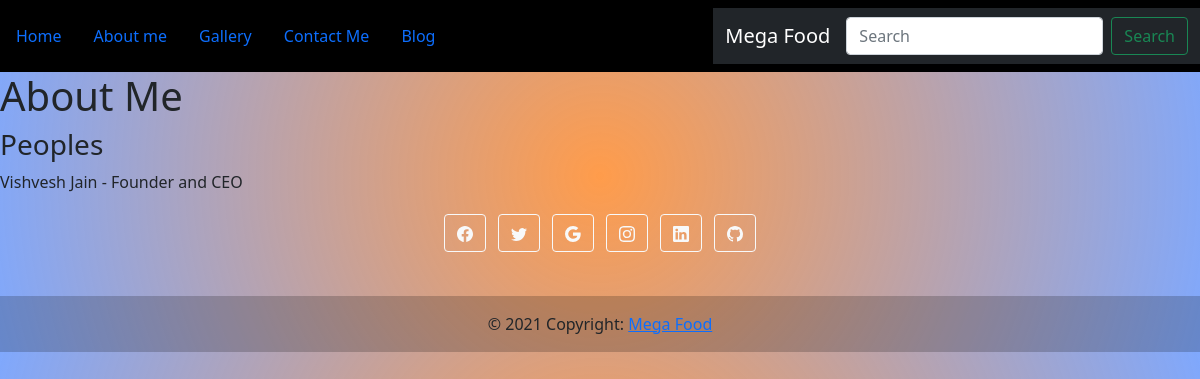
Page /about/ on the earlier database version.
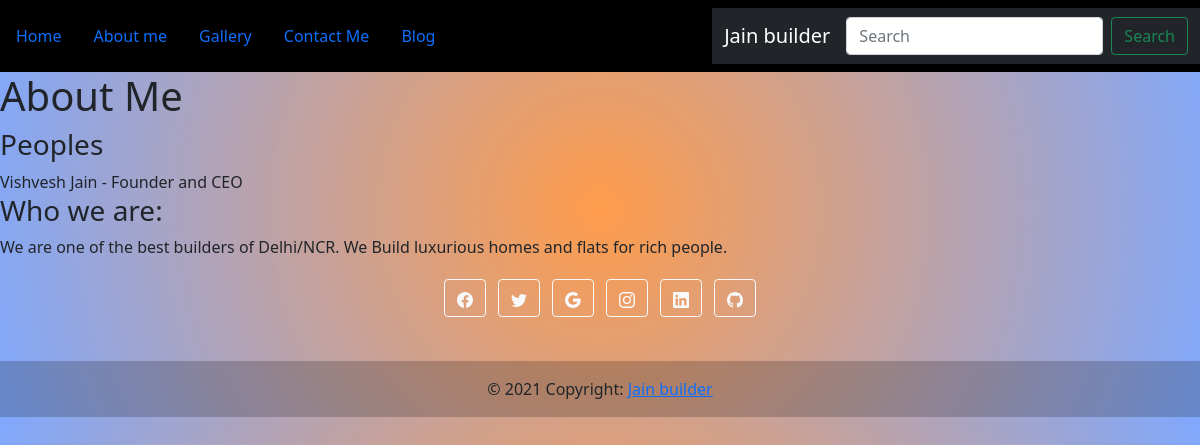
Same page on the later database version.
### myWebsiteBuilder/models.py (models this page shows, shortened)
class websiteDetail(models.Model):
    category = models.CharField(max_length=50)
    websiteName = models.CharField(max_length=100)

class aboutMe(models.Model):
    title = models.CharField( max_length=100)
    body = models.TextField()

### myWebsiteBuilder/views.py (the view)
# urls.py: path('about/',views.about,name='about'),
def about(request):
    data = websiteDetail.objects.all()
    socialLinkData = socialLink.objects.all()
    aboutme = aboutMe.objects.all()
    dataCount=data.count()
    lastIndex = data[dataCount-1]
    return render(request,'about.html',
    {
        'websiteData': data,
        'lastIndex': lastIndex,
        'socialLink':socialLinkData,
        'aboutMe': aboutme,
    })

### myWebsiteBuilder/templates/about.html (shortened to what this page needs)
{% extends 'base.html' %}
{% block body %}
<h1>About Me</h1>
{% for item in aboutMe %}
<h3>{{item.title}}</h3>
{{item.body}}
{% endfor %}
{% endblock body %}

### myWebsiteBuilder/templates/base.html (shortened to what this page needs)
{% load static %}
<!doctype html>
<html lang="en">
  <head>
    <link href="https://cdn.jsdelivr.net/npm/bootstrap@5.0.2/dist/css/bootstrap.min.css" rel="stylesheet">
    <link rel="stylesheet" href="{% static 'style/base.css' %}">
  </head>
  <body>
    <header>
  <nav class="navbar navbar-light" style="background-color: black;">
    <ul class="nav justify-content-end">
    <li class="nav-item">
        <a class="nav-link active" aria-current="page" href="{% url 'index-page' %}">Home</a>
    </li>
    <li class="nav-item">
        <a class="nav-link" href="{% url 'about' %}">About me</a>
    </li>
    <li class="nav-item">
        <a class="nav-link" href="{% url 'gallery'%}">Gallery</a>
    </li>
    <li class="nav-item">
        <a class="nav-link" href="{% url 'contact' %}">Contact Me</a>
    </li>
    <li class="nav-item">
        <a class="nav-link" href="{% url 'blog' %}">Blog</a>
    </li>
    </ul>
    <nav class="navbar navbar-dark bg-dark">
  <div class="container-fluid">
    <a class="navbar-brand">
    {{lastIndex.websiteName}}
    </a>
    <form class="d-flex">
      <input class="form-control me-2" type="search" placeholder="Search" aria-label="Search">
      <button class="btn btn-outline-success" type="submit">Search</button>
    </form>
  </div>
</nav>
</nav>
</header>
{% block body %}{% endblock body %}
<footer>
  <div class="text-center p-3">
    <section class="text-center mb-4">
      <a class="btn btn-outline-light btn-floating m-1" href="{{socialLink.0.fbLink}}" role="button">
</a>
      <a class="btn btn-outline-light btn-floating m-1" href="{{socialLink.0.twittterLink}}" role="button"
        ></a>
      <a class="btn btn-outline-light btn-floating m-1" href="{{socialLink.0.googleLink}}" role="button"
        ></a>
      <a class="btn btn-outline-light btn-floating m-1" href="{{socialLink.0.InstaLink}}" role="button"
        ></a>
      <a class="btn btn-outline-light btn-floating m-1" href="{{socialLink.0.linkedinLink}}" role="button"
        ></a>
      <a class="btn btn-outline-light btn-floating m-1" href="{{socialLink.0.gitLink}}" role="button"
        ></a>
    </section>
  </div>
  <div class="text-center p-3" style="background-color: rgba(0, 0, 0, 0.2);">
    © {% now "Y" %} Copyright:
    <a class="text-black" href="{% url 'index-page' %}">{{lastIndex.websiteName}}</a>
  </div>
</footer>
  </body>
</html>

Differences in the rows shown:
no longer on this page (row unchanged): websiteDetail: websiteName "Mega Food"
added websiteDetail: websiteName "Jain builder"
added aboutMe: title "Who we are:", body "We are one of the best builders of Delhi/NCR. We Build luxurious homes and flats for rich people."
